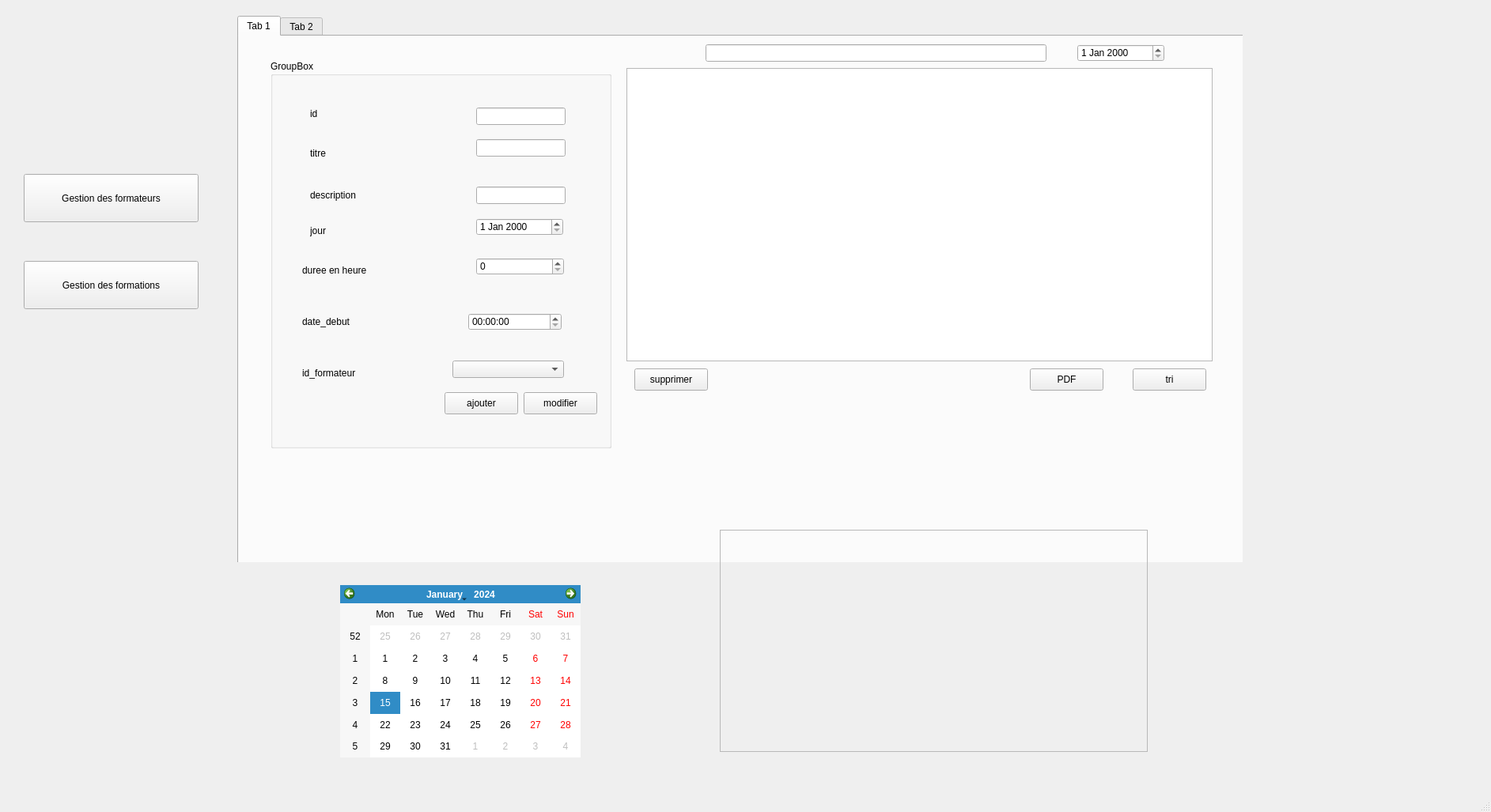
<?xml version="1.0" encoding="UTF-8"?>
<ui version="4.0">
 <class>MainWindow</class>
 <widget class="QMainWindow" name="MainWindow">
  <property name="geometry">
   <rect>
    <x>0</x>
    <y>0</y>
    <width>1885</width>
    <height>1027</height>
   </rect>
  </property>
  <property name="windowTitle">
   <string>MainWindow</string>
  </property>
  <widget class="QWidget" name="centralwidget">
   <widget class="QStackedWidget" name="stackedWidget">
    <property name="geometry">
     <rect>
      <x>290</x>
      <y>20</y>
      <width>1281</width>
      <height>691</height>
     </rect>
    </property>
    <property name="currentIndex">
     <number>0</number>
    </property>
    <widget class="QWidget" name="page">
     <widget class="QTabWidget" name="tabWidget">
      <property name="geometry">
       <rect>
        <x>10</x>
        <y>0</y>
        <width>1561</width>
        <height>931</height>
       </rect>
      </property>
      <property name="currentIndex">
       <number>0</number>
      </property>
      <widget class="QWidget" name="tab">
       <attribute name="title">
        <string>Tab 1</string>
       </attribute>
       <widget class="QGroupBox" name="groupBox">
        <property name="geometry">
         <rect>
          <x>40</x>
          <y>30</y>
          <width>431</width>
          <height>491</height>
         </rect>
        </property>
        <property name="title">
         <string>GroupBox</string>
        </property>
        <widget class="QLabel" name="label">
         <property name="geometry">
          <rect>
           <x>40</x>
           <y>50</y>
           <width>56</width>
           <height>16</height>
          </rect>
         </property>
         <property name="text">
          <string/>
         </property>
        </widget>
        <widget class="QLabel" name="label_2">
         <property name="geometry">
          <rect>
           <x>80</x>
           <y>60</y>
           <width>56</width>
           <height>16</height>
          </rect>
         </property>
         <property name="text">
          <string/>
         </property>
        </widget>
        <widget class="QLabel" name="label_3">
         <property name="geometry">
          <rect>
           <x>50</x>
           <y>60</y>
           <width>56</width>
           <height>16</height>
          </rect>
         </property>
         <property name="text">
          <string>id</string>
         </property>
        </widget>
        <widget class="QLabel" name="label_4">
         <property name="geometry">
          <rect>
           <x>50</x>
           <y>110</y>
           <width>56</width>
           <height>16</height>
          </rect>
         </property>
         <property name="text">
          <string>titre</string>
         </property>
        </widget>
        <widget class="QLabel" name="label_5">
         <property name="geometry">
          <rect>
           <x>50</x>
           <y>150</y>
           <width>111</width>
           <height>41</height>
          </rect>
         </property>
         <property name="text">
          <string>description</string>
         </property>
        </widget>
        <widget class="QLabel" name="label_6">
         <property name="geometry">
          <rect>
           <x>40</x>
           <y>250</y>
           <width>151</width>
           <height>31</height>
          </rect>
         </property>
         <property name="text">
          <string>duree en heure </string>
         </property>
        </widget>
        <widget class="QLabel" name="label_7">
         <property name="geometry">
          <rect>
           <x>50</x>
           <y>200</y>
           <width>91</width>
           <height>31</height>
          </rect>
         </property>
         <property name="text">
          <string>jour</string>
         </property>
        </widget>
        <widget class="QLabel" name="label_8">
         <property name="geometry">
          <rect>
           <x>40</x>
           <y>310</y>
           <width>121</width>
           <height>41</height>
          </rect>
         </property>
         <property name="text">
          <string>date_debut</string>
         </property>
        </widget>
        <widget class="QLineEdit" name="idFormation">
         <property name="geometry">
          <rect>
           <x>260</x>
           <y>60</y>
           <width>113</width>
           <height>22</height>
          </rect>
         </property>
        </widget>
        <widget class="QLineEdit" name="lineEdit_titre">
         <property name="geometry">
          <rect>
           <x>260</x>
           <y>100</y>
           <width>113</width>
           <height>22</height>
          </rect>
         </property>
        </widget>
        <widget class="QLineEdit" name="lineEdit_description">
         <property name="geometry">
          <rect>
           <x>260</x>
           <y>160</y>
           <width>113</width>
           <height>22</height>
          </rect>
         </property>
        </widget>
        <widget class="QPushButton" name="ajouter_f">
         <property name="geometry">
          <rect>
           <x>220</x>
           <y>420</y>
           <width>93</width>
           <height>28</height>
          </rect>
         </property>
         <property name="text">
          <string>ajouter</string>
         </property>
        </widget>
        <widget class="QPushButton" name="modfi_f">
         <property name="geometry">
          <rect>
           <x>320</x>
           <y>420</y>
           <width>93</width>
           <height>28</height>
          </rect>
         </property>
         <property name="text">
          <string>modifier</string>
         </property>
        </widget>
        <widget class="QSpinBox" name="spinBox_duree">
         <property name="geometry">
          <rect>
           <x>260</x>
           <y>250</y>
           <width>111</width>
           <height>22</height>
          </rect>
         </property>
        </widget>
        <widget class="QLabel" name="label_11">
         <property name="geometry">
          <rect>
           <x>40</x>
           <y>380</y>
           <width>101</width>
           <height>31</height>
          </rect>
         </property>
         <property name="text">
          <string>id_formateur</string>
         </property>
        </widget>
        <widget class="QComboBox" name="comboBox_formateur">
         <property name="geometry">
          <rect>
           <x>230</x>
           <y>380</y>
           <width>141</width>
           <height>22</height>
          </rect>
         </property>
        </widget>
        <widget class="QTimeEdit" name="timeEdit_date_de_debut">
         <property name="geometry">
          <rect>
           <x>250</x>
           <y>320</y>
           <width>118</width>
           <height>22</height>
          </rect>
         </property>
        </widget>
        <widget class="QDateEdit" name="dateEdit_jour">
         <property name="geometry">
          <rect>
           <x>260</x>
           <y>200</y>
           <width>110</width>
           <height>22</height>
          </rect>
         </property>
        </widget>
       </widget>
       <widget class="QTableView" name="tableView_formations">
        <property name="geometry">
         <rect>
          <x>490</x>
          <y>40</y>
          <width>741</width>
          <height>371</height>
         </rect>
        </property>
       </widget>
       <widget class="QPushButton" name="supp_f">
        <property name="geometry">
         <rect>
          <x>500</x>
          <y>420</y>
          <width>93</width>
          <height>28</height>
         </rect>
        </property>
        <property name="text">
         <string>supprimer</string>
        </property>
       </widget>
       <widget class="QPushButton" name="pdf_f">
        <property name="geometry">
         <rect>
          <x>1000</x>
          <y>420</y>
          <width>93</width>
          <height>28</height>
         </rect>
        </property>
        <property name="text">
         <string>PDF</string>
        </property>
       </widget>
       <widget class="QPushButton" name="tri_f">
        <property name="geometry">
         <rect>
          <x>1130</x>
          <y>420</y>
          <width>93</width>
          <height>28</height>
         </rect>
        </property>
        <property name="text">
         <string>tri</string>
        </property>
       </widget>
       <widget class="QLineEdit" name="lineEdit_2">
        <property name="geometry">
         <rect>
          <x>590</x>
          <y>10</y>
          <width>431</width>
          <height>22</height>
         </rect>
        </property>
       </widget>
       <widget class="QDateEdit" name="dateEdit_recherche">
        <property name="geometry">
         <rect>
          <x>1060</x>
          <y>10</y>
          <width>110</width>
          <height>22</height>
         </rect>
        </property>
       </widget>
      </widget>
      <widget class="QWidget" name="tab_2">
       <attribute name="title">
        <string>Tab 2</string>
       </attribute>
      </widget>
     </widget>
    </widget>
    <widget class="QWidget" name="page_2">
     <widget class="QTabWidget" name="tabWidget_2">
      <property name="geometry">
       <rect>
        <x>10</x>
        <y>10</y>
        <width>1241</width>
        <height>941</height>
       </rect>
      </property>
      <widget class="QWidget" name="tab_3">
       <attribute name="title">
        <string>Tab 1</string>
       </attribute>
       <widget class="QGroupBox" name="groupBox_2">
        <property name="geometry">
         <rect>
          <x>40</x>
          <y>70</y>
          <width>431</width>
          <height>491</height>
         </rect>
        </property>
        <property name="title">
         <string>GroupBox</string>
        </property>
        <widget class="QLabel" name="label_9">
         <property name="geometry">
          <rect>
           <x>40</x>
           <y>50</y>
           <width>56</width>
           <height>16</height>
          </rect>
         </property>
         <property name="text">
          <string/>
         </property>
        </widget>
        <widget class="QLabel" name="label_10">
         <property name="geometry">
          <rect>
           <x>80</x>
           <y>60</y>
           <width>56</width>
           <height>16</height>
          </rect>
         </property>
         <property name="text">
          <string/>
         </property>
        </widget>
        <widget class="QLabel" name="id_formateur">
         <property name="geometry">
          <rect>
           <x>50</x>
           <y>60</y>
           <width>56</width>
           <height>16</height>
          </rect>
         </property>
         <property name="text">
          <string>id</string>
         </property>
        </widget>
        <widget class="QLabel" name="label_nom">
         <property name="geometry">
          <rect>
           <x>50</x>
           <y>110</y>
           <width>56</width>
           <height>16</height>
          </rect>
         </property>
         <property name="text">
          <string>Nom</string>
         </property>
        </widget>
        <widget class="QLabel" name="label_13">
         <property name="geometry">
          <rect>
           <x>50</x>
           <y>150</y>
           <width>111</width>
           <height>41</height>
          </rect>
         </property>
         <property name="text">
          <string>Email</string>
         </property>
        </widget>
        <widget class="QLabel" name="label_14">
         <property name="geometry">
          <rect>
           <x>50</x>
           <y>210</y>
           <width>71</width>
           <height>31</height>
          </rect>
         </property>
         <property name="text">
          <string>Telephone</string>
         </property>
        </widget>
        <widget class="QLabel" name="label_15">
         <property name="geometry">
          <rect>
           <x>50</x>
           <y>310</y>
           <width>91</width>
           <height>31</height>
          </rect>
         </property>
         <property name="text">
          <string>Experience</string>
         </property>
        </widget>
        <widget class="QLabel" name="label_16">
         <property name="geometry">
          <rect>
           <x>50</x>
           <y>250</y>
           <width>121</width>
           <height>41</height>
          </rect>
         </property>
         <property name="text">
          <string>Specialite</string>
         </property>
        </widget>
        <widget class="QLineEdit" name="idFormateur">
         <property name="geometry">
          <rect>
           <x>260</x>
           <y>60</y>
           <width>113</width>
           <height>22</height>
          </rect>
         </property>
        </widget>
        <widget class="QLineEdit" name="lineEdit_nom">
         <property name="geometry">
          <rect>
           <x>260</x>
           <y>100</y>
           <width>113</width>
           <height>22</height>
          </rect>
         </property>
        </widget>
        <widget class="QLineEdit" name="lineEdit_mail">
         <property name="geometry">
          <rect>
           <x>260</x>
           <y>160</y>
           <width>113</width>
           <height>22</height>
          </rect>
         </property>
        </widget>
        <widget class="QPushButton" name="ajouter_fr">
         <property name="geometry">
          <rect>
           <x>220</x>
           <y>420</y>
           <width>93</width>
           <height>28</height>
          </rect>
         </property>
         <property name="text">
          <string>ajouter</string>
         </property>
        </widget>
        <widget class="QPushButton" name="modfi_fr">
         <property name="geometry">
          <rect>
           <x>320</x>
           <y>420</y>
           <width>93</width>
           <height>28</height>
          </rect>
         </property>
         <property name="text">
          <string>modifier</string>
         </property>
        </widget>
        <widget class="QLineEdit" name="lineEdit_tel">
         <property name="geometry">
          <rect>
           <x>260</x>
           <y>210</y>
           <width>113</width>
           <height>22</height>
          </rect>
         </property>
        </widget>
        <widget class="QLineEdit" name="lineEdit_specalite">
         <property name="geometry">
          <rect>
           <x>260</x>
           <y>250</y>
           <width>113</width>
           <height>22</height>
          </rect>
         </property>
        </widget>
        <widget class="QSpinBox" name="spinBox_exp">
         <property name="geometry">
          <rect>
           <x>260</x>
           <y>310</y>
           <width>111</width>
           <height>22</height>
          </rect>
         </property>
        </widget>
       </widget>
       <widget class="QTableView" name="tableView_formateur">
        <property name="geometry">
         <rect>
          <x>530</x>
          <y>130</y>
          <width>681</width>
          <height>361</height>
         </rect>
        </property>
       </widget>
       <widget class="QPushButton" name="supp_fr">
        <property name="geometry">
         <rect>
          <x>1100</x>
          <y>510</y>
          <width>93</width>
          <height>28</height>
         </rect>
        </property>
        <property name="text">
         <string>supprimer</string>
        </property>
       </widget>
       <widget class="QLineEdit" name="lineEdit">
        <property name="geometry">
         <rect>
          <x>630</x>
          <y>90</y>
          <width>471</width>
          <height>22</height>
         </rect>
        </property>
       </widget>
       <widget class="QPushButton" name="tri_fr">
        <property name="geometry">
         <rect>
          <x>960</x>
          <y>510</y>
          <width>93</width>
          <height>28</height>
         </rect>
        </property>
        <property name="text">
         <string>tri</string>
        </property>
       </widget>
       <widget class="QPushButton" name="pdf_fr">
        <property name="geometry">
         <rect>
          <x>550</x>
          <y>530</y>
          <width>93</width>
          <height>28</height>
         </rect>
        </property>
        <property name="text">
         <string>PDF</string>
        </property>
       </widget>
      </widget>
      <widget class="QWidget" name="tab_4">
       <attribute name="title">
        <string>Tab 2</string>
       </attribute>
      </widget>
     </widget>
    </widget>
   </widget>
   <widget class="QFrame" name="frameF">
    <property name="geometry">
     <rect>
      <x>910</x>
      <y>670</y>
      <width>541</width>
      <height>281</height>
     </rect>
    </property>
    <property name="frameShape">
     <enum>QFrame::StyledPanel</enum>
    </property>
    <property name="frameShadow">
     <enum>QFrame::Raised</enum>
    </property>
   </widget>
   <widget class="QCalendarWidget" name="calendarWidget">
    <property name="geometry">
     <rect>
      <x>430</x>
      <y>740</y>
      <width>304</width>
      <height>218</height>
     </rect>
    </property>
   </widget>
   <widget class="QPushButton" name="pushButton">
    <property name="geometry">
     <rect>
      <x>30</x>
      <y>220</y>
      <width>221</width>
      <height>61</height>
     </rect>
    </property>
    <property name="text">
     <string>Gestion des formateurs</string>
    </property>
   </widget>
   <widget class="QPushButton" name="pushButton_2">
    <property name="geometry">
     <rect>
      <x>30</x>
      <y>330</y>
      <width>221</width>
      <height>61</height>
     </rect>
    </property>
    <property name="text">
     <string>Gestion des formations</string>
    </property>
   </widget>
  </widget>
  <widget class="QMenuBar" name="menubar">
   <property name="geometry">
    <rect>
     <x>0</x>
     <y>0</y>
     <width>1885</width>
     <height>22</height>
    </rect>
   </property>
  </widget>
  <widget class="QStatusBar" name="statusbar"/>
 </widget>
 <resources/>
 <connections/>
</ui>
